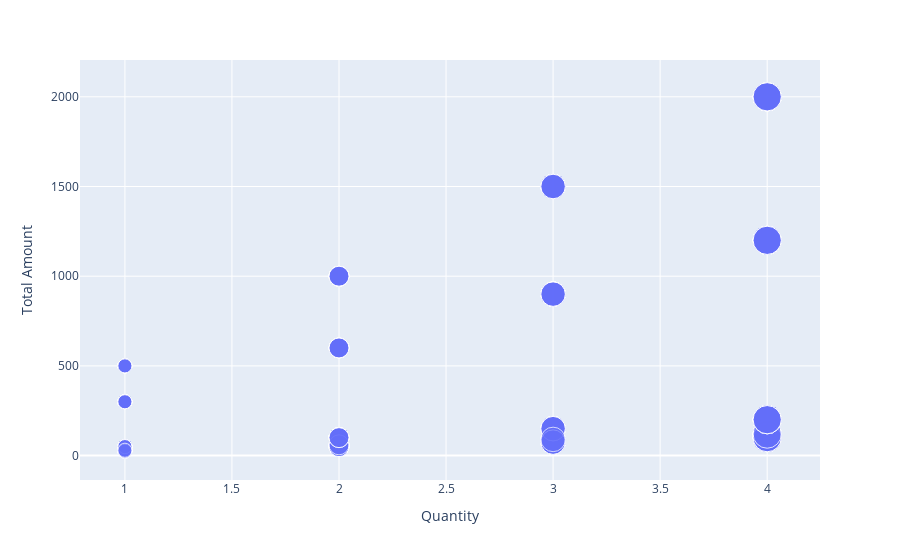

The cell this chart's notebook holds for it:
### Code cell
fig = px.scatter(data, x="Quantity", y="Total Amount",size='Quantity')
fig.show()

### Figure 1 — Plotly figure (JSON) as saved in the notebook; plotly's stock layout.template omitted (floating-point values rounded to 4 significant figures; data arrays with more than 128 entries replaced by an {"elided": "..."} marker saying what was removed)
{"data": [{"hovertemplate": "Quantity=%{marker.size}<br>Total Amount=%{y}<extra></extra>", "legendgroup": "", "marker": {"color": "#636efa", "size": {"elided": "199 int values"}, "sizemode": "area", "sizeref": 0.01, "symbol": "circle"}, "mode": "markers", "name": "", "orientation": "v", "showlegend": false, "type": "scatter", "x": {"elided": "199 int values"}, "xaxis": "x", "y": {"elided": "199 int values"}, "yaxis": "y"}], "layout": {"autosize": true, "legend": {"itemsizing": "constant", "tracegroupgap": 0}, "margin": {"t": 60}, "xaxis": {"anchor": "y", "autorange": true, "domain": [0, 1], "range": [0.7973, 4.234], "title": {"text": "Quantity"}, "type": "linear"}, "yaxis": {"anchor": "x", "autorange": true, "domain": [0, 1], "range": [-207.1, 2306.0], "title": {"text": "Total Amount"}, "type": "linear"}}}
